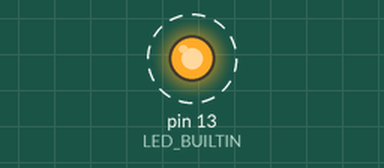
Recording of a sketch running on a simulated Arduino Uno, built with avr-gcc and run on an emulated ATmega328P. Shown: output pins drawn as LEDs (lit = HIGH). Dashed ring = blinking.

Above: at 0.13 s.
Timing chart, 0 to 3.0 s (numbered marks = the images above):
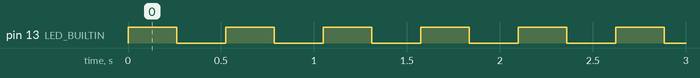

The sketch:

sketch_feb04a.ino
```cpp
void setup() {
  pinMode(LED_BUILTIN, OUTPUT);

  cli();
  TCCR1A = 0;
  TCCR1B = 0;
  TCNT1 = 0;
  OCR1A = 4095; //15624 * 3 / 10 ~=4096 - 1
  TCCR1B = TCCR1B | (1 << WGM12);
  TCCR1B = TCCR1B | (1 << CS12) | (1 << CS10);
  TIMSK1 = TIMSK1 | (1 << OCIE1A);
  sei();
}

ISR(TIMER1_COMPA_vect) {
  digitalWrite(LED_BUILTIN, !digitalRead(LED_BUILTIN));
}

void loop() {
  // put your main code here, to run repeatedly:

}
```

Measured:
- by itself, pin 13 (LED_BUILTIN): alternates HIGH for 0.26 s and LOW for 0.26 s
